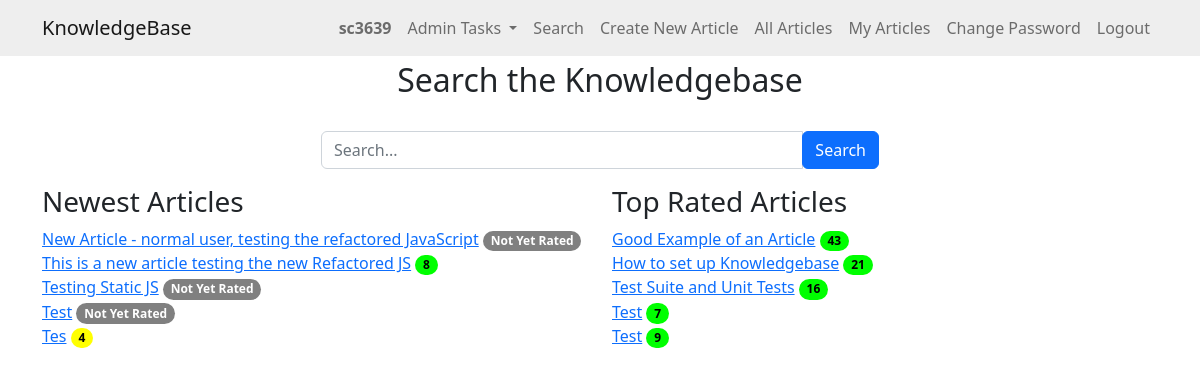
Screenshot of / (signed in) with the database file from the repository.
### knowledge/models.py (models this page shows)
class KBEntry(models.Model):
    title = models.CharField(max_length=255)
    article = models.TextField()
    created_by = models.ForeignKey(User, related_name="created_kb_entries", on_delete=models.SET_NULL, null=True)
    created_datetime = models.DateTimeField(auto_now_add=True)
    modified_datetime = models.DateTimeField(null=True, blank=True)
    last_modified_by = models.ForeignKey(User, related_name="modified_kb_entries", on_delete=models.SET_NULL, null=True)
    deleted_datetime = models.DateTimeField(null=True, blank=True)
    deleted_by = models.ForeignKey(User, related_name="deleted_kb_entries", on_delete=models.SET_NULL, null=True, blank=True)
    upvotes = models.ManyToManyField(User, related_name="upvoted_kb_entries", blank=True)
    downvotes = models.ManyToManyField(User, related_name="downvoted_kb_entries", blank=True)
    rating = models.FloatField(default=0.0)
    views = models.PositiveIntegerField(default=0)
    meta_data = models.ManyToManyField('Tag', blank=True)

### knowledge/views.py (the view, shortened to what this page needs)
# urls.py: path('', views.home, name='home'),
@login_required
def home(request):
    search_term = request.GET.get('search', '')
    articles = KBEntry.objects.none()  # Default to no entries
    if len(articles) < 5 or not search_term:
        newest_articles = KBEntry.objects.filter(deleted_datetime__isnull=True).order_by('-created_datetime')[:5]
        top_rated_articles = KBEntry.objects.filter(deleted_datetime__isnull=True).order_by('-rating')[:5]
    else:
        newest_articles = []
        top_rated_articles = []
    context = {
        'entries': articles,
        'newest_articles': newest_articles,
        'top_rated_articles': top_rated_articles,
        'search_term': search_term
    }
    return render(request, 'knowledge/home.html', context)

### knowledge/templates/knowledge/home.html (shortened to what this page needs)
{% extends "knowledge/base.html" %}
{% block content %}
<h2>Search the Knowledgebase</h2>
<br>
<div class="mb-3 col-md-6 offset-md-3">
    <form method="GET" class="form-inline">
        <div class="input-group">
            <input type="text" name="search" value="{{ search_term }}" placeholder="Search..." class="form-control" />
            <div class="input-group-append">
                <button type="submit" class="btn btn-primary">Search</button>
            </div>
        </div>
    </form>
</div>
{% if not entries or entries|length < 5 %}
   <div class="row">
      <div class="col-md-6">
         <h3>Newest Articles</h3>
         {% for article in newest_articles %}
            <a href="{% url 'article_detail' article.id %}">{{ article.title }}</a>
            {% if article.rating == 0.0 and article.downvotes.count == 0 %}
                        <span class="badge rounded-pill badge-norating">Not Yet Rated</span>
                    {% else %}
                        {% if article.rating >= 75 %}
                            <span class="badge rounded-pill badge-green">{{ article.views }}</span>
                        {% elif article.rating >= 50 %}
                            <span class="badge rounded-pill badge-yellow">{{ article.views }}</span>
                        {% elif article.rating >= 25 %}
                            <span class="badge rounded-pill badge-orange">{{ article.views }}</span>
                        {% else %}
                            <span class="badge rounded-pill badge-red">{{ article.views }}</span>
                        {% endif %}
            {% endif %}
            <br>
         {% endfor %}
      </div>
      <div class="col-md-6">
         <h3>Top Rated Articles</h3>
         {% for article in top_rated_articles %}
            <a href="{% url 'article_detail' article.id %}">{{ article.title }}</a>
            {% if article.rating == 0.0 and article.downvotes.count == 0 %}
                        <span class="badge rounded-pill badge-norating">Not Yet Rated</span>
                    {% else %}
                        {% if article.rating >= 75 %}
                            <span class="badge rounded-pill badge-green">{{ article.views }}</span>
                        {% elif article.rating >= 50 %}
                            <span class="badge rounded-pill badge-yellow">{{ article.views }}</span>
                        {% elif article.rating >= 25 %}
                            <span class="badge rounded-pill badge-orange">{{ article.views }}</span>
                        {% else %}
                            <span class="badge rounded-pill badge-red">{{ article.views }}</span>
                        {% endif %}
            {% endif %}
            <br>
         {% endfor %}
      </div>
   </div>
{% endif %}
{% endblock %}

### knowledge/templates/knowledge/base.html (shortened to what this page needs)
<!DOCTYPE html>
<html lang="en">
  <head>
    {% load static %}
    <link
      href="https://cdn.jsdelivr.net/npm/bootstrap@5.2.3/dist/css/bootstrap.min.css"
      rel="stylesheet"
    />
    <link
      rel="stylesheet"
      href="https://cdn.jsdelivr.net/npm/alertifyjs@1.13.1/build/css/alertify.min.css"
    />
    <link
      rel="stylesheet"
      href="https://cdn.jsdelivr.net/npm/alertifyjs@1.13.1/build/css/themes/default.min.css"
    />
    <link href="//cdn.quilljs.com/1.3.6/quill.snow.css" rel="stylesheet" />
    <link href="https://cdn.datatables.net/v/bs5/dt-1.13.6/cr-1.7.0/fh-3.4.0/r-2.5.0/sb-1.5.0/datatables.min.css" rel="stylesheet">
    <link rel="stylesheet" href="{% static 'custom.css' %}"/>
  </head>
  <body>
    <nav
      class="navbar navbar-light navbar-expand-md"
      style="background-color: #eeeeee"
    >
      <div class="container">
        <a class="navbar-brand" href="/">KnowledgeBase</a>
        <div class="collapse navbar-collapse" id="navbarResponsive">
          <ul class="navbar-nav ms-auto">
            {% if user.is_authenticated %}
              <li class="nav-item">
                <strong><a class="nav-link">{{ user.username }}</a></strong>
              </li>
              {% if user.is_staff %}
              <li class="nav-item dropdown">
                <a class="nav-link dropdown-toggle" id="navbarDropdownMenuLink" role="button" data-bs-toggle="dropdown" aria-expanded="false">
                  Admin Tasks
                </a>
              </li>
              {% else %}
              <li class="nav-item">
                <a class="nav-link" id="logout">(Normal User)</a>
              </li>
              {% endif %}
            <li class="nav-item">
              <a class="nav-link" href="{% url 'home' %}"
                >Search</a
              >
            </li>
            <li class="nav-item">
              <a class="nav-link" href="{% url 'create' %}"
                >Create New Article</a
              >
            <li class="nav-item">
                <a class="nav-link" href="{% url 'allarticles' %}"
                  >All Articles</a
              >
            <li class="nav-item">
              <a class="nav-link" href="{% url 'my_articles' %}"
                >My Articles</a
            >
            </li>
            <li class="nav-item">
              <a class="nav-link" href="{% url 'change_password' %}"
                >Change Password</a
              >
            </li>
            <li class="nav-item">
              <a class="nav-link" id="logout" href="{% url 'logout' %}"
                >Logout</a
              >
            </li>
            {% endif %}
          </ul>
        </div>
      </div>
    </nav>
    <div class="container">{% block content %} {% endblock %}</div>
  </body>
</html>

### static/custom.css (style rules this page uses)
.badge-green { background-color: rgb(0, 255, 0) !important; color: black; }
.badge-yellow { background-color: rgb(255, 255, 0) !important; color: black; }
.badge-norating { background-color: rgb(128, 128, 128) !important; color: white; }
h2 { text-align: center; margin-top:5px !important; }

### rows the page displays
KBEntry: title "New Article - normal user, testing the refactored JavaScript", rating "Not Yet Rated"
KBEntry: title "This is a new article testing the new Refactored JS", views "8"
KBEntry: title "Testing Static JS", rating "Not Yet Rated"
KBEntry: title "Test", rating "Not Yet Rated"
KBEntry: title "Tes", views "4"
KBEntry: title "Good Example of an Article", views "43"
KBEntry: title "How to set up Knowledgebase", views "21"
KBEntry: title "Test Suite and Unit Tests", views "16"
KBEntry: title "Test", views "7"
KBEntry: title "Test", views "9"

### other values shown
{{ user.username }} "sc3639"
